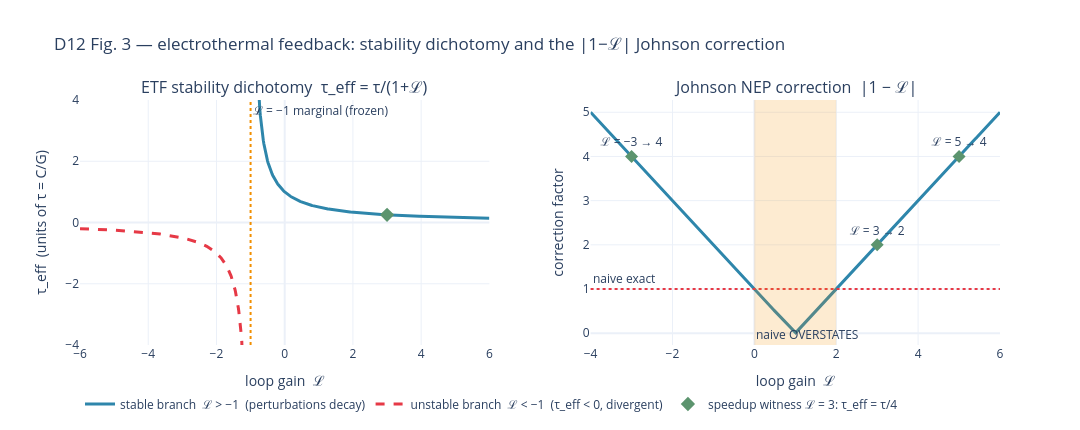

Write notebook code for a chart like this one.
### Code cell
# viz-ref: fig_d12_etf_stability
V.fig_d12_etf_stability().show()

### Figure 1 — Plotly figure (JSON) as saved in the notebook; plotly's stock layout.template omitted (floating-point values rounded to 4 significant figures; data arrays with more than 128 entries replaced by an {"elided": "..."} marker saying what was removed)
{"data": [{"line": {"color": "#2E86AB", "width": 3}, "mode": "lines", "name": "stable branch  ℒ > −1  (perturbations decay)", "type": "scatter", "x": {"elided": "400 float values"}, "xaxis": "x", "y": {"elided": "400 float values"}, "yaxis": "y"}, {"line": {"color": "#E63946", "dash": "dash", "width": 3}, "mode": "lines", "name": "unstable branch  ℒ < −1  (τ_eff < 0, divergent)", "type": "scatter", "x": {"elided": "400 float values"}, "xaxis": "x", "y": {"elided": "400 float values"}, "yaxis": "y"}, {"marker": {"color": "#5C946E", "size": 11, "symbol": "diamond"}, "mode": "markers", "name": "speedup witness ℒ = 3: τ_eff = τ/4", "type": "scatter", "x": [3.0], "xaxis": "x", "y": [0.25], "yaxis": "y"}, {"line": {"color": "#2E86AB", "width": 3}, "mode": "lines", "name": "|1 − ℒ|  (true / naive)", "showlegend": false, "type": "scatter", "x": {"elided": "500 float values"}, "xaxis": "x2", "y": {"elided": "500 float values"}, "yaxis": "y2"}, {"marker": {"color": "#5C946E", "size": 10, "symbol": "diamond"}, "mode": "markers+text", "showlegend": false, "text": ["ℒ = 3 → 2"], "textposition": "top center", "type": "scatter", "x": [3.0], "xaxis": "x2", "y": [2.0], "yaxis": "y2"}, {"marker": {"color": "#5C946E", "size": 10, "symbol": "diamond"}, "mode": "markers+text", "showlegend": false, "text": ["ℒ = 5 → 4"], "textposition": "top center", "type": "scatter", "x": [5.0], "xaxis": "x2", "y": [4.0], "yaxis": "y2"}, {"marker": {"color": "#5C946E", "size": 10, "symbol": "diamond"}, "mode": "markers+text", "showlegend": false, "text": ["ℒ = −3 → 4"], "textposition": "top center", "type": "scatter", "x": [-3.0], "xaxis": "x2", "y": [4.0], "yaxis": "y2"}], "layout": {"annotations": [{"font": {"size": 16}, "showarrow": false, "text": "ETF stability dichotomy  τ_eff = τ/(1+ℒ)", "x": 0.2225, "xanchor": "center", "xref": "paper", "y": 1.0, "yanchor": "bottom", "yref": "paper"}, {"font": {"size": 16}, "showarrow": false, "text": "Johnson NEP correction  |1 − ℒ|", "x": 0.7775, "xanchor": "center", "xref": "paper", "y": 1.0, "yanchor": "bottom", "yref": "paper"}, {"showarrow": false, "text": "ℒ = −1 marginal (frozen)", "x": -1.0, "xanchor": "left", "xref": "x", "y": 1, "yanchor": "top", "yref": "y domain"}, {"showarrow": false, "text": "naive exact", "x": 0, "xanchor": "left", "xref": "x2 domain", "y": 1.0, "yanchor": "bottom", "yref": "y2"}, {"showarrow": false, "text": "naive OVERSTATES", "x": 0.0, "xanchor": "left", "xref": "x2", "y": 0, "yanchor": "bottom", "yref": "y2 domain"}], "height": 430, "legend": {"orientation": "h", "x": 0.0, "y": -0.3, "yanchor": "bottom"}, "shapes": [{"line": {"color": "#F18F01", "dash": "dot", "width": 2}, "type": "line", "x0": -1.0, "x1": -1.0, "xref": "x", "y0": 0, "y1": 1, "yref": "y domain"}, {"line": {"color": "#E63946", "dash": "dot", "width": 2}, "type": "line", "x0": 0, "x1": 1, "xref": "x2 domain", "y0": 1.0, "y1": 1.0, "yref": "y2"}, {"fillcolor": "rgba(241, 143, 1, 0.18)", "line": {"width": 0}, "type": "rect", "x0": 0.0, "x1": 2.0, "xref": "x2", "y0": 0, "y1": 1, "yref": "y2 domain"}], "title": {"text": "D12 Fig. 3 — electrothermal feedback: stability dichotomy and the |1−ℒ| Johnson correction"}, "width": 1080, "xaxis": {"anchor": "y", "domain": [0.0, 0.445], "title": {"text": "loop gain  ℒ"}}, "xaxis2": {"anchor": "y2", "domain": [0.555, 1.0], "title": {"text": "loop gain  ℒ"}}, "yaxis": {"anchor": "x", "domain": [0.0, 1.0], "range": [-4.0, 4.0], "title": {"text": "τ_eff  (units of τ = C/G)"}}, "yaxis2": {"anchor": "x2", "domain": [0.0, 1.0], "title": {"text": "correction factor"}}}}
